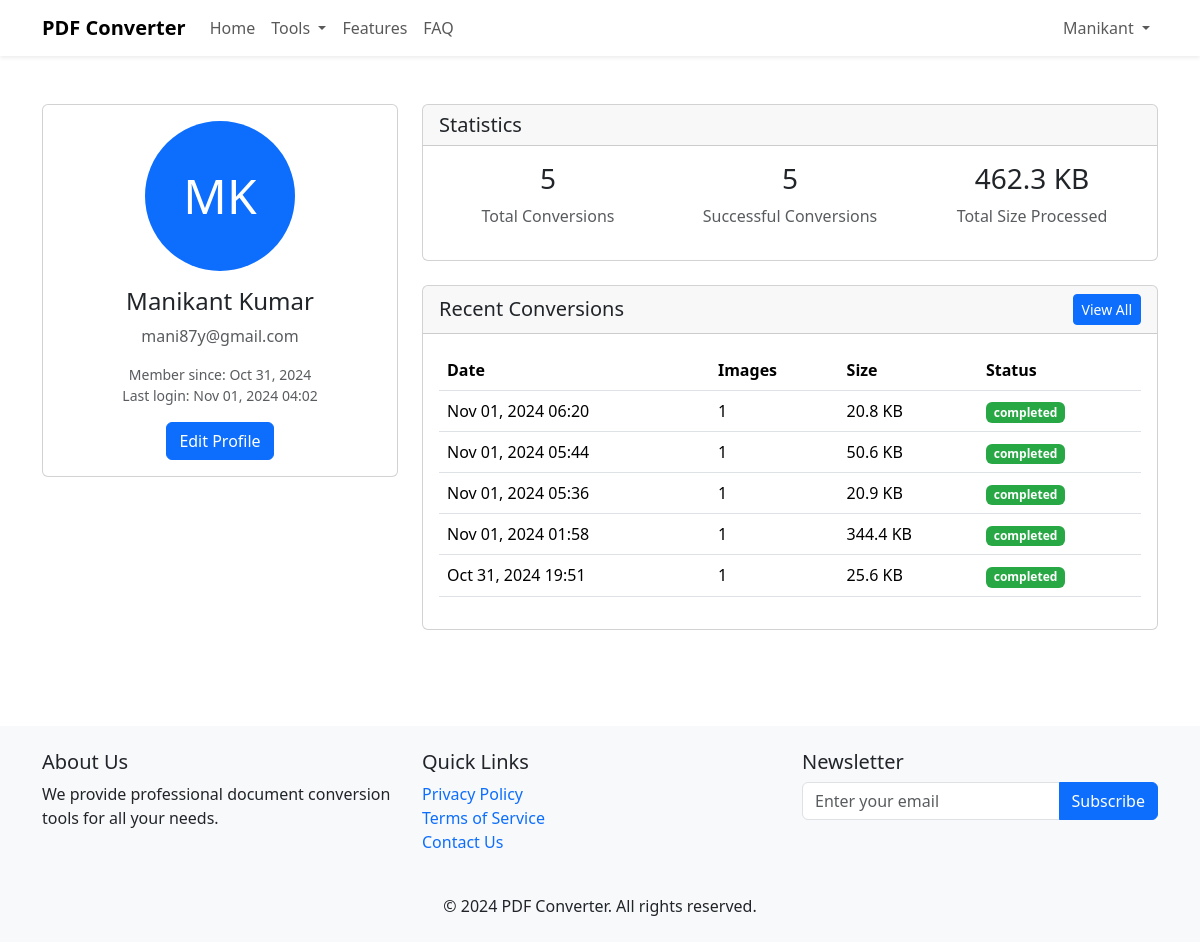
Screenshot of /profile/ (signed in) with the database file from the repository.
### converter/models.py (models this page shows, shortened)
class Conversion(models.Model):
    user = models.ForeignKey(User, on_delete=models.SET_NULL, null=True, blank=True)
    ip_address = models.GenericIPAddressField(null=True, blank=True)
    timestamp = models.DateTimeField(default=timezone.now)
    num_images = models.IntegerField(default=0)
    orientation = models.CharField(max_length=20, default='portrait')
    auto_enhance = models.BooleanField(default=False)
    compression = models.BooleanField(default=True)
    pdf_size = models.IntegerField(default=0)
    status = models.CharField(
        max_length=20,
        choices=[
            ('completed', 'Completed'),
            ('failed', 'Failed'),
            ('processing', 'Processing')
        ],
        default='processing'
    )
    processing_time = models.FloatField(default=0.0)
    error_message = models.TextField(blank=True, null=True)
    class Meta:
        ordering = ['-timestamp']
        verbose_name = 'PDF Conversion'
        verbose_name_plural = 'PDF Conversions'

### converter/views.py (the view)
# urls.py: path('profile/', views.profile_view, name='profile'),
@login_required
def profile_view(request):
    user = request.user
    profile = UserProfile.objects.get_or_create(user=user)[0]
    preferences = UserPreference.objects.get_or_create(user=user)[0]
    all_conversions = Conversion.objects.filter(user=user)
    stats = {
        'total_conversions': all_conversions.count(),
        'successful_conversions': all_conversions.filter(status='completed').count(),
        'total_size': all_conversions.filter(status='completed').aggregate(total=Sum('pdf_size'))['total'] or 0,
        'recent_conversions': all_conversions.order_by('-timestamp')[:5]
    }
    context = {
        'profile': profile,
        'preferences': preferences,
        'stats': stats,
        'recent_conversions': stats['recent_conversions'],
        'total_conversions': stats['total_conversions'],
        'successful_conversions': stats['successful_conversions'],
        'total_size': stats['total_size']
    }
    return render(request, 'converter/profile.html', context)

### converter/templates/converter/profile.html (shortened to what this page needs)
{% extends "converter/base.html" %}
{% block content %}
<div class="container py-5">
    <div class="row">
        <div class="col-md-4">
            <div class="card">
                <div class="card-body text-center">
                    {% if profile.avatar %}
                        <img src="{{ profile.avatar.url }}" alt="Profile Picture"
                             class="rounded-circle img-fluid mb-3" style="width: 150px; height: 150px; object-fit: cover;">
                    {% else %}
                        <div class="rounded-circle bg-primary text-white d-flex align-items-center justify-content-center mx-auto mb-3"
                             style="width: 150px; height: 150px; font-size: 3rem;">
                            {{ user.first_name|first|upper }}{{ user.last_name|first|upper }}
                        </div>
                    {% endif %}
                    <h4>{{ user.get_full_name }}</h4>
                    <p class="text-muted">{{ user.email }}</p>
                    <p class="text-muted small">
                        Member since: {{ user.date_joined|date:"M d, Y" }}<br>
                        Last login: {{ user.last_login|date:"M d, Y H:i" }}
                    </p>
                    <a href="{% url 'converter:edit_profile' %}" class="btn btn-primary">
                        Edit Profile
                    </a>
                </div>
            </div>
        </div>
        <div class="col-md-8">
            <div class="card mb-4">
                <div class="card-header">
                    <h5 class="mb-0">Statistics</h5>
                </div>
                <div class="card-body">
                    <div class="row">
                        <div class="col-md-4 text-center">
                            <h3>{{ total_conversions }}</h3>
                            <p class="text-muted">Total Conversions</p>
                        </div>
                        <div class="col-md-4 text-center">
                            <h3>{{ successful_conversions }}</h3>
                            <p class="text-muted">Successful Conversions</p>
                        </div>
                        <div class="col-md-4 text-center">
                            <h3>{{ total_size|filesizeformat }}</h3>
                            <p class="text-muted">Total Size Processed</p>
                        </div>
                    </div>
                </div>
            </div>
            <div class="card">
                <div class="card-header d-flex justify-content-between align-items-center">
                    <h5 class="mb-0">Recent Conversions</h5>
                    <a href="{% url 'converter:my_conversions' %}" class="btn btn-sm btn-primary">
                        View All
                    </a>
                </div>
                <div class="card-body">
                    {% if recent_conversions %}
                        <div class="table-responsive">
                            <table class="table">
                                <thead>
                                    <tr>
                                        <th>Date</th>
                                        <th>Images</th>
                                        <th>Size</th>
                                        <th>Status</th>
                                    </tr>
                                </thead>
                                <tbody>
                                    {% for conversion in recent_conversions %}
                                        <tr>
                                            <td>{{ conversion.timestamp|date:"M d, Y H:i" }}</td>
                                            <td>{{ conversion.num_images }}</td>
                                            <td>{{ conversion.pdf_size|filesizeformat }}</td>
                                            <td>
                                                <span class="badge badge-{{ conversion.status }}">
                                                    {{ conversion.status }}
                                                </span>
                                            </td>
                                        </tr>
                                    {% endfor %}
                                </tbody>
                            </table>
                        </div>
                    {% else %}
                        <p class="text-center text-muted my-4">No conversions yet</p>
                    {% endif %}
                </div>
            </div>
        </div>
    </div>
</div>
{% endblock content %}

### converter/templates/converter/base.html (shortened to what this page needs)
{% load static %}
<!DOCTYPE html>
<html lang="en">
<head>
    <link href="https://cdnjs.cloudflare.com/ajax/libs/bootstrap/5.3.2/css/bootstrap.min.css" rel="stylesheet">
</head>
<body>
    <nav class="navbar navbar-expand-lg bg-white shadow-sm">
        <div class="container">
            <a href="{% url 'converter:index' %}" class="navbar-brand d-flex align-items-center">
                <span class="fw-bold">PDF Converter</span>
            </a>
            <div class="collapse navbar-collapse" id="navbarContent">
                <ul class="navbar-nav me-auto">
                    <li class="nav-item">
                        <a href="{% url 'converter:index' %}" class="nav-link">Home</a>
                    </li>
                    <li class="nav-item dropdown">
                        <a href="#" class="nav-link dropdown-toggle" id="toolsDropdown" data-bs-toggle="dropdown">
                            Tools
                        </a>
                    </li>
                    <li class="nav-item">
                        <a href="#features" class="nav-link">Features</a>
                    </li>
                    <li class="nav-item">
                        <a href="#faq" class="nav-link">FAQ</a>
                    </li>
                </ul>
                <div class="navbar-nav">
                    {% if user.is_authenticated %}
                        <div class="nav-item dropdown">
                            <a href="#" class="nav-link dropdown-toggle" id="userDropdown" data-bs-toggle="dropdown">
                                {{ user.get_short_name|default:user.username }}
                            </a>
                        </div>
                    {% else %}
                        <div class="nav-item d-flex align-items-center">
                            <a href="{% url 'converter:login' %}" class="btn btn-outline-primary me-2">Login</a>
                            <a href="{% url 'converter:signup' %}" class="btn btn-primary">Sign Up</a>
                        </div>
                    {% endif %}
                </div>
            </div>
        </div>
    </nav>
    {% block content %}{% endblock %}
    <footer class="bg-light mt-5">
        <div class="container py-4">
            <div class="row">
                <div class="col-md-4 mb-4 mb-md-0">
                    <h5>About Us</h5>
                    <p>We provide professional document conversion tools for all your needs.</p>
                </div>
                <div class="col-md-4 mb-4 mb-md-0">
                    <h5>Quick Links</h5>
                    <ul class="list-unstyled">
                        <li><a href="#" class="text-decoration-none">Privacy Policy</a></li>
                        <li><a href="#" class="text-decoration-none">Terms of Service</a></li>
                        <li><a href="#" class="text-decoration-none">Contact Us</a></li>
                    </ul>
                </div>
                <div class="col-md-4">
                    <h5>Newsletter</h5>
                    <div class="input-group">
                        <input type="email" class="form-control" placeholder="Enter your email">
                        <button class="btn btn-primary">Subscribe</button>
                    </div>
                </div>
            </div>
            <div class="text-center mt-4">
                <p class="mb-0">© 2024 PDF Converter. All rights reserved.</p>
            </div>
        </div>
    </footer>
</body>
</html>

### converter/templates/converter/profile.html (style rules this page uses)
.badge-completed { background-color: #28a745; color: white; }

### rows the page displays
Conversion: timestamp "Nov 01, 2024 06:20", num_images "1", pdf_size|filesizeformat "20.8 KB", status "completed"
Conversion: timestamp "Nov 01, 2024 05:44", num_images "1", pdf_size|filesizeformat "50.6 KB", status "completed"
Conversion: timestamp "Nov 01, 2024 05:36", num_images "1", pdf_size|filesizeformat "20.9 KB", status "completed"
Conversion: timestamp "Nov 01, 2024 01:58", num_images "1", pdf_size|filesizeformat "344.4 KB", status "completed"
Conversion: timestamp "Oct 31, 2024 19:51", num_images "1", pdf_size|filesizeformat "25.6 KB", status "completed"

### other values shown
{{ user.get_short_name|default:user.username }} "Manikant"
{{ user.first_name|first|upper }} "M"
{{ user.last_name|first|upper }} "K"
{{ user.get_full_name }} "Manikant Kumar"
{{ user.email }} "mani87y@gmail.com"
{{ user.date_joined|date:"M d, Y" }} "Oct 31, 2024"
{{ user.last_login|date:"M d, Y H:i" }} "Nov 01, 2024 04:02"
{{ total_conversions }} "5"
{{ successful_conversions }} "5"
{{ total_size|filesizeformat }} "462.3 KB"
